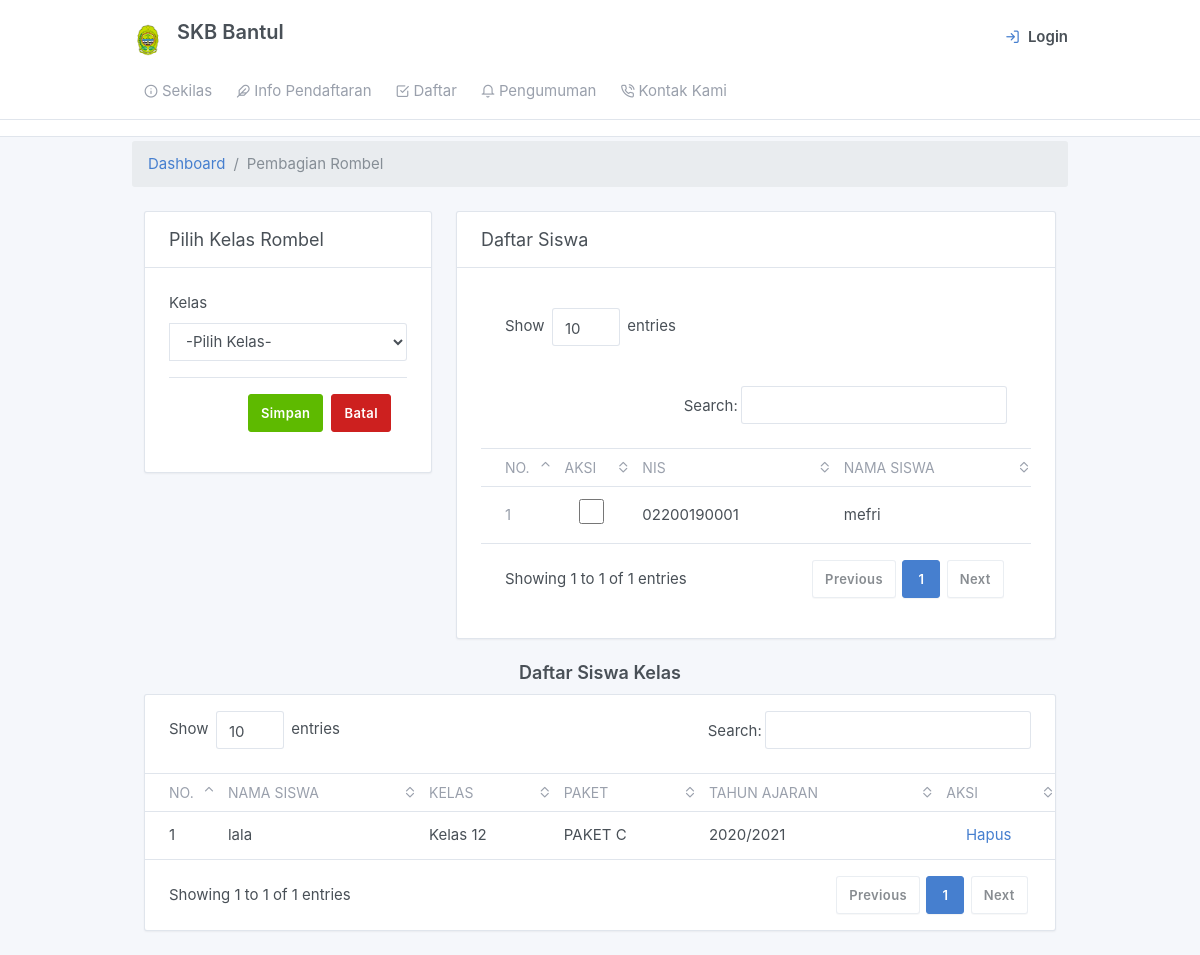
/admin/rombel_pembagian.php, run on an earlier commit of the app's database.
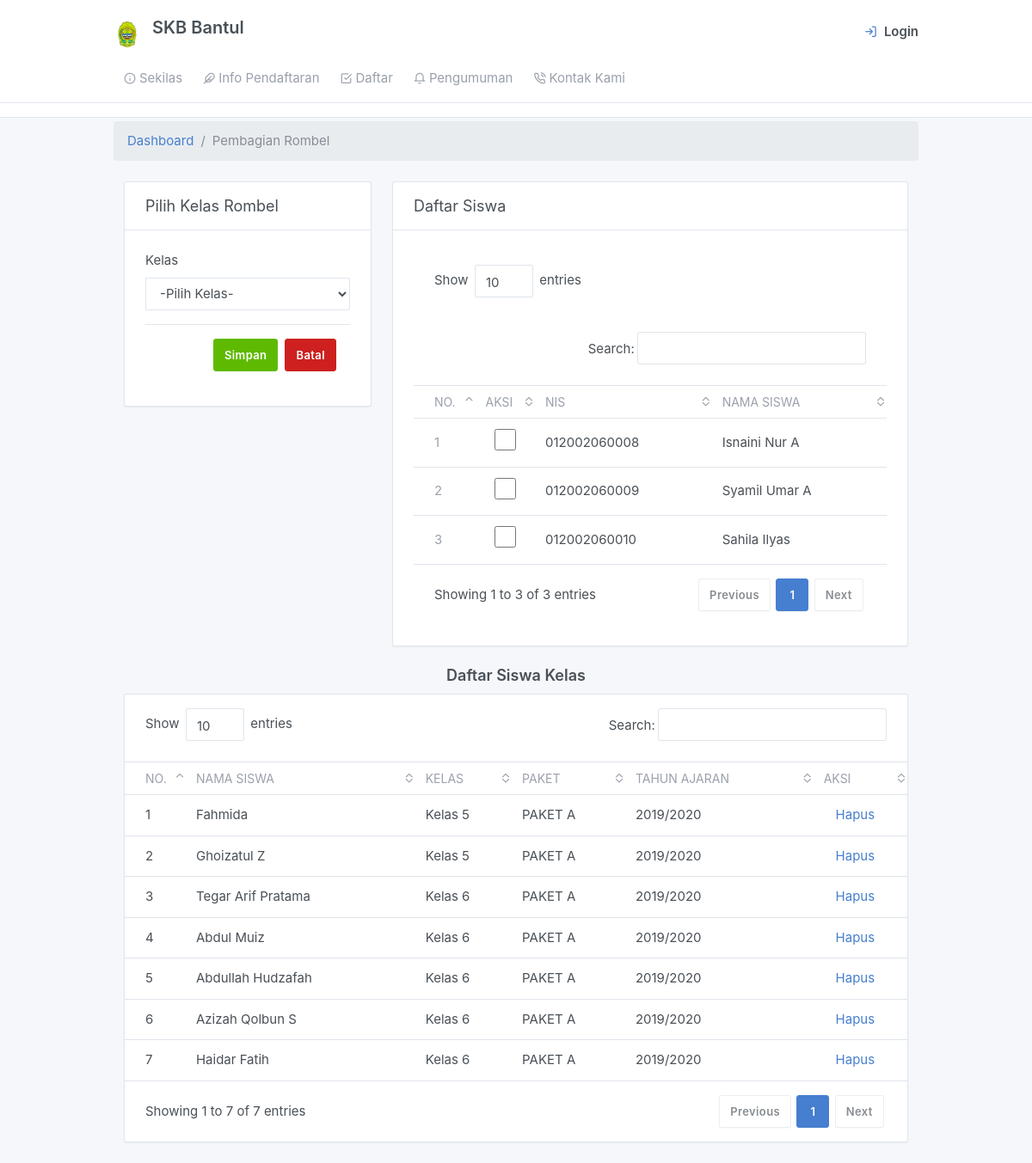
And on a later commit of the database.
### tables this page shows
CREATE TABLE `tb_siswa` (
  `nis` char(12) NOT NULL,
  `no_pendaftar` varchar(50) NOT NULL,
  `nama_siswa` varchar(50) NOT NULL,
  `siswa_status` enum('Aktif','Tidak Aktif','','') NOT NULL
);

### admin/rombel.php (the view, shortened to what the changed rows need)
<form action="rombel_function.php" enctype="multipart/form-data" method="post">
<div class="row">
            <div class="col-lg-8">
                            <div class="card">
                                <div class="card-body">
                                    <div class="table-responsive">
                                        <table class="table card-table table-vcenter text-nowrap datatable">
                                            <thead>
                                                <tr>
                                                    <th class="w-2">No.</th>
                                                    <th>Aksi</th>
                                                    <th>NIS</th>
                                                    <th>Nama Siswa</th>
                                                </tr>
                                            </thead>
                                            <tbody>
                                                <?php
                                                $no = 1;
                                                $sql = mysqli_query($connect, "SELECT nis,nama_siswa FROM tb_siswa p WHERE NOT EXISTS
                              (SELECT * FROM (SELECT h.nis AS niss,h.nama_siswa AS nma FROM tb_rombel_siswa g JOIN tb_rombel a ON g.rombel_id=a.rombel_id
                              JOIN tb_tahunajaran b ON a.ta_id=b.ta_id JOIN tb_kelas c ON a.kelas_id=c.kelas_id
                              JOIN tb_pamong_belajar e ON a.nik=e.nik
                              JOIN tb_paket f ON c.paket_id=f.paket_id JOIN tb_siswa h ON g.nis=h.nis
                              WHERE a.ta_id=(SELECT ta_id FROM tb_tahunajaran WHERE ta_status='Aktif')) AS newp WHERE p.nis=newp.niss)");
                                                $cek = mysqli_num_rows($sql);
                                                if ($cek > 0) {
                                                    while ($data = mysqli_fetch_assoc($sql)) {
                                                ?>
                                                        <tr>
                                                            <td><span class="text-muted"><?php echo $no; ?></span></td>
                                                            <td align="center">
                                                                <input type="checkbox" name="nis[]" value="<?php echo $data['nis']; ?>" style="width:25px;height:25px;">
                                                            </td>
                                                            <td><?php echo $data['nis'] ?></td>
                                                            <td><?php echo $data['nama_siswa'] ?></td>
                                                        </tr>
                                                <?php $no++;
                                                    }
                                                } ?>
                                            </tbody>
                                        </table>
                                    </div>
                                </div>
                            </div>
                    </div>
                </div>
            </form>

### admin/rombel_pembagian.php (shortened to what the changed rows need)
<?php include_once "views/main.php"; ?>
<div class="my-3 my-md-1">
  <div class="container">
    <div class="my-3 my-md-5">
      <div class="container">
      <?php include('rombel.php') ?>
        <div class="">
          <div class="card body">
            <div class="table-responsive">
              <table class="table card-table table-vcenter text-nowrap datatable">
                <thead>
                  <tr>
                    <th class="w-2">No.</th>
                    <th>Nama Siswa</th>
                    <th>Kelas</th>
                    <th>Paket</th>
                    <th>Tahun Ajaran</th>
                    <th>Aksi</th>
                  </tr>
                </thead>
                <tbody>
                  <?php
                  $no = 1;
                  $sql = mysqli_query($connect, "SELECT a.nama_siswa, b.kelas_nama ,d.paket_nama, e.ta_nama FROM tb_rombel_siswa AS f JOIN tb_siswa AS a ON a.`nis` = f.`nis` JOIN `tb_rombel` AS g ON g.`rombel_id` = f.`rombel_id` JOIN `tb_kelas` AS b ON b.`kelas_id`=g.`kelas_id` JOIN `tb_paket` AS d ON d.`paket_id`=b.`paket_id` JOIN `tb_tahunajaran`AS e ON e.`ta_id`= g.`ta_id` WHERE e.ta_id=(SELECT ta_id FROM tb_tahunajaran WHERE ta_status='Aktif')");
                  $cek = mysqli_num_rows($sql);
                  if ($cek > 0) {
                    while ($data = mysqli_fetch_array($sql)) {
                  ?>
                      <tr>
                        <td><span class="text-muted"></span><?php echo $no; ?></td>
                        <td><?php echo $data['nama_siswa'] ?></td>
                        <td><?php echo $data['kelas_nama'] ?></td>
                        <td><?php echo $data['paket_nama'] ?></td>
                        <td><?php echo $data['ta_nama'] ?></td>
                        <td align="center">
                          <a onclick=" return confirm('Anda Yakin Ingin Menghapus??')" href="pembagianrombel.php?id=<?php echo $data['nama_siswa']; ?>"><i></i> Hapus</a>
                        </td>
                      </tr>
                  <?php $no++;
                    }
                  } ?>
                </tbody>
              </table>
            </div>
          </div>
        </div>
      </div>
    </div>
    </div>

What changed in the data, as far as the page shows it:
removed tb_siswa: nis "02200190001", nama_siswa "mefri"
added tb_siswa: nis "012002060008", nama_siswa "Isnaini Nur A"
added tb_siswa: nis "012002060009", nama_siswa "Syamil Umar A"
added tb_siswa: nis "012002060010", nama_siswa "Sahila Ilyas"
Also different on the page:
text written by a page script: "Show entries Search: Showing 1 to 1 of 1 entries Previous 1 Next" → "Show entries Search: Showing 1 to 3 of 3 entries Previous 1 Next"
text written by a page script: "Show entries Search: Showing 1 to 1 of 1 entries Previous 1 Next" → "Show entries Search: Showing 1 to 7 of 7 entries Previous 1 Next"
new list line: "1 Fahmida Kelas 5 PAKET A 2019/2020 Hapus"
new list line: "2 Ghoizatul Z Kelas 5 PAKET A 2019/2020 Hapus"
new list line: "3 Tegar Arif Pratama Kelas 6 PAKET A 2019/2020 Hapus"
new list line: "4 Abdul Muiz Kelas 6 PAKET A 2019/2020 Hapus"
new list line: "5 Abdullah Hudzafah Kelas 6 PAKET A 2019/2020 Hapus"
new list line: "6 Azizah Qolbun S Kelas 6 PAKET A 2019/2020 Hapus"
new list line: "7 Haidar Fatih Kelas 6 PAKET A 2019/2020 Hapus"
list line gone: "1 lala Kelas 12 PAKET C 2020/2021 Hapus"
